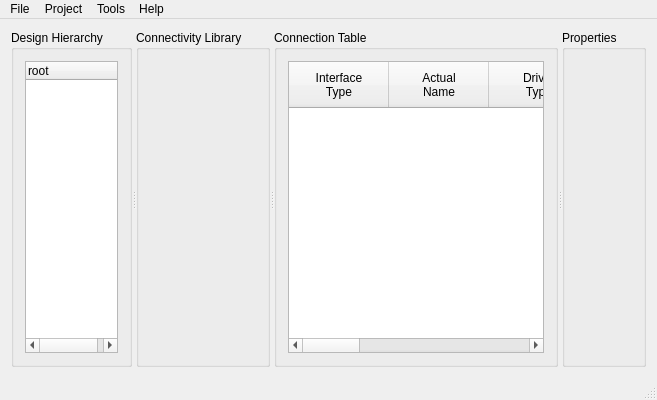
<?xml version="1.0" encoding="UTF-8"?>
<ui version="4.0">
 <class>MainWindow</class>
 <widget class="QMainWindow" name="MainWindow">
  <property name="geometry">
   <rect>
    <x>0</x>
    <y>0</y>
    <width>600</width>
    <height>400</height>
   </rect>
  </property>
  <property name="windowTitle">
   <string>MainWindow</string>
  </property>
  <widget class="QWidget" name="centralWidget">
   <layout class="QGridLayout" name="gridLayout_3">
    <item row="0" column="0">
     <widget class="QSplitter" name="splitter_3">
      <property name="orientation">
       <enum>Qt::Horizontal</enum>
      </property>
      <widget class="QSplitter" name="splitter_2">
       <property name="orientation">
        <enum>Qt::Vertical</enum>
       </property>
       <widget class="QSplitter" name="splitter">
        <property name="orientation">
         <enum>Qt::Horizontal</enum>
        </property>
        <widget class="QGroupBox" name="groupBox_TreeList">
         <property name="title">
          <string>Design Hierarchy</string>
         </property>
         <layout class="QGridLayout" name="gridLayout">
          <item row="0" column="0">
           <widget class="QTreeWidget" name="treeWidget">
            <column>
             <property name="text">
              <string notr="true">root</string>
             </property>
            </column>
           </widget>
          </item>
         </layout>
        </widget>
        <widget class="QGroupBox" name="groupBox_IfcLib">
         <property name="title">
          <string>Connectivity Library</string>
         </property>
        </widget>
        <widget class="QGroupBox" name="groupBox_Table">
         <property name="title">
          <string>Connection Table</string>
         </property>
         <layout class="QGridLayout" name="gridLayout_2">
          <item row="0" column="0">
           <widget class="QTableWidget" name="tableWidget">
            <property name="sizePolicy">
             <sizepolicy hsizetype="MinimumExpanding" vsizetype="MinimumExpanding">
              <horstretch>0</horstretch>
              <verstretch>0</verstretch>
             </sizepolicy>
            </property>
            <property name="alternatingRowColors">
             <bool>true</bool>
            </property>
            <property name="selectionMode">
             <enum>QAbstractItemView::SingleSelection</enum>
            </property>
            <property name="sortingEnabled">
             <bool>true</bool>
            </property>
            <column>
             <property name="text">
              <string>Interface
Type</string>
             </property>
            </column>
            <column>
             <property name="text">
              <string>Actual
Name</string>
             </property>
            </column>
            <column>
             <property name="text">
              <string>Driver
Type</string>
             </property>
            </column>
            <column>
             <property name="text">
              <string>Driver
Unit
Instance</string>
             </property>
            </column>
            <column>
             <property name="text">
              <string>Driver
Connection
Instance</string>
             </property>
            </column>
            <column>
             <property name="text">
              <string>Receiver
Type</string>
             </property>
            </column>
            <column>
             <property name="text">
              <string>Receiver
Unit
Instance</string>
             </property>
            </column>
            <column>
             <property name="text">
              <string>Receiver
Connection
Instance</string>
             </property>
            </column>
           </widget>
          </item>
         </layout>
        </widget>
       </widget>
      </widget>
      <widget class="QGroupBox" name="groupBox_Property">
       <property name="title">
        <string>Properties</string>
       </property>
      </widget>
     </widget>
    </item>
   </layout>
  </widget>
  <widget class="QMenuBar" name="menuBar">
   <property name="geometry">
    <rect>
     <x>0</x>
     <y>0</y>
     <width>600</width>
     <height>25</height>
    </rect>
   </property>
   <widget class="QMenu" name="menuFile">
    <property name="title">
     <string>File</string>
    </property>
    <addaction name="actionNew"/>
    <addaction name="actionOpen"/>
    <addaction name="actionSave"/>
    <addaction name="actionSaveAs"/>
    <addaction name="separator"/>
    <addaction name="actionExit"/>
   </widget>
   <widget class="QMenu" name="menuCSL">
    <property name="title">
     <string>Tools</string>
    </property>
    <addaction name="actionExecuteCSL"/>
    <addaction name="separator"/>
    <addaction name="actionOptions"/>
   </widget>
   <widget class="QMenu" name="menuProject">
    <property name="title">
     <string>Project</string>
    </property>
    <addaction name="actionGenerate_CSL"/>
    <addaction name="separator"/>
    <addaction name="actionPreferences"/>
   </widget>
   <widget class="QMenu" name="menuHelp">
    <property name="title">
     <string>Help</string>
    </property>
    <addaction name="actionHelp_Contents"/>
    <addaction name="separator"/>
    <addaction name="actionAbout"/>
   </widget>
   <addaction name="menuFile"/>
   <addaction name="menuProject"/>
   <addaction name="menuCSL"/>
   <addaction name="menuHelp"/>
  </widget>
  <widget class="QStatusBar" name="statusBar"/>
  <action name="actionSave">
   <property name="text">
    <string>&amp;Save</string>
   </property>
   <property name="shortcut">
    <string>Ctrl+S</string>
   </property>
  </action>
  <action name="actionOpen">
   <property name="text">
    <string>&amp;Open</string>
   </property>
   <property name="shortcut">
    <string>Ctrl+O</string>
   </property>
  </action>
  <action name="actionNew">
   <property name="text">
    <string>&amp;New</string>
   </property>
   <property name="shortcut">
    <string>Ctrl+N</string>
   </property>
  </action>
  <action name="actionSaveAs">
   <property name="text">
    <string>Save &amp;As</string>
   </property>
   <property name="shortcut">
    <string>Ctrl+A</string>
   </property>
  </action>
  <action name="action">
   <property name="text">
    <string>-</string>
   </property>
  </action>
  <action name="actionExit">
   <property name="text">
    <string>E&amp;xit</string>
   </property>
  </action>
  <action name="actionExecuteCSL">
   <property name="text">
    <string>Compile CSL</string>
   </property>
   <property name="shortcut">
    <string>Ctrl+E</string>
   </property>
  </action>
  <action name="actionOptions">
   <property name="text">
    <string>Options</string>
   </property>
  </action>
  <action name="actionRunCSLC">
   <property name="text">
    <string>Run CSLC</string>
   </property>
  </action>
  <action name="actionPreferences">
   <property name="text">
    <string>Preferences</string>
   </property>
  </action>
  <action name="actionGenerate_CSL">
   <property name="text">
    <string>Generate CSL</string>
   </property>
   <property name="toolTip">
    <string>Generates the CSL code</string>
   </property>
  </action>
  <action name="actionHelp_Contents">
   <property name="text">
    <string>Help Contents</string>
   </property>
  </action>
  <action name="actionAbout">
   <property name="text">
    <string>About</string>
   </property>
  </action>
 </widget>
 <layoutdefault spacing="6" margin="11"/>
 <resources/>
 <connections/>
</ui>
